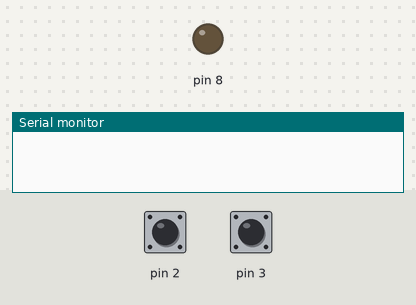
Bench run of a sketch on a simulated Arduino Uno, built with avr-gcc and run on an emulated ATmega328P. On the bench: output pins drawn as LEDs (lit = HIGH), the last lines printed to the serial monitor. Inputs (shaded band) come from the test bench; at power-on: pin 2 HIGH, pin 3 HIGH.

Above: at 1.2 s.
1.3 s: pin 2 pulled LOW for 0.15 s
At 2.4 s:
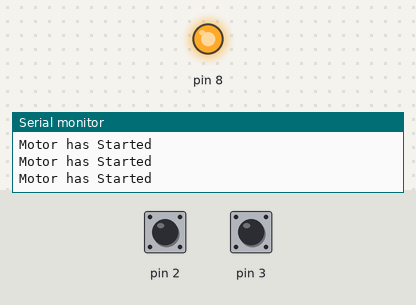
2.9 s: pin 3 pulled LOW for 0.15 s
At 3.7 s:
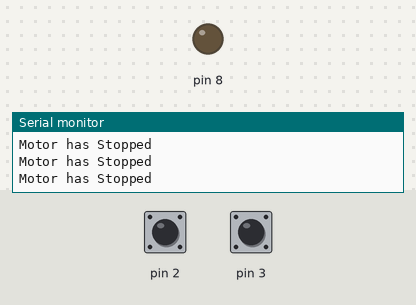
4.5 s: pin 2 pulled LOW for 1 s
At 4.9 s:
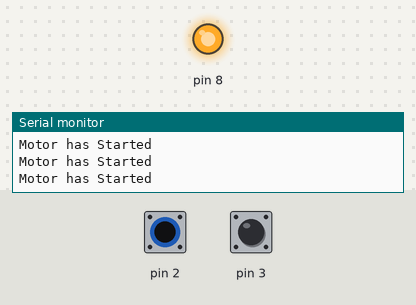
7.0 s: pin 3 pulled LOW for 1 s
At 8.0 s:
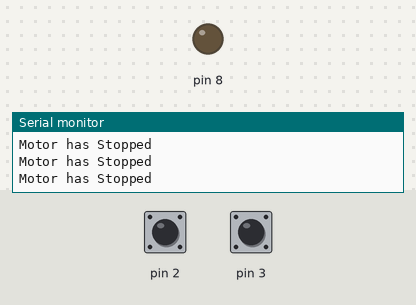
9.5 s: pin 2 driven LOW and pin 3 driven LOW
At 9.9 s:
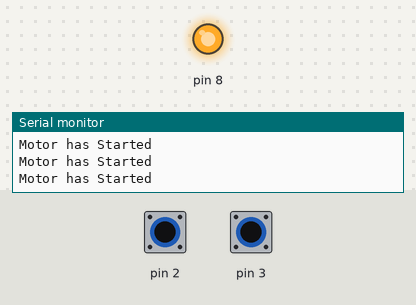
12.5 s: pin 2 driven HIGH
At 13.4 s:
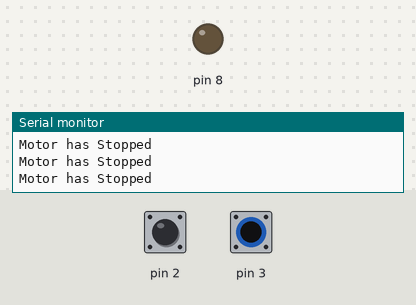
Timing chart, 0 to 15.5 s (numbered marks = the images above; inputs shaded):
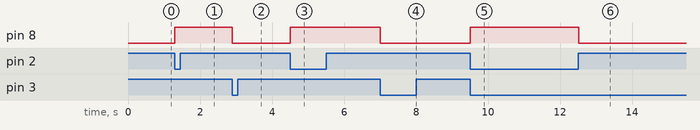

Measured:
- after the input at 1.3 s, pin 8: LOW → HIGH at once
- after the input at 2.9 s, pin 8: HIGH → LOW at once
- after the input at 4.5 s, pin 8: LOW → HIGH at once
- after the input at 7.0 s, pin 8: HIGH → LOW at once
- after the input at 9.5 s, pin 8: LOW → HIGH at once
- after the input at 12.5 s, pin 8: HIGH → LOW at once

The sketch:

neat_wluff_migelo1.ino
```cpp
// C++ code
//
void setup()
{
  pinMode(2, INPUT_PULLUP);
  pinMode(3, INPUT_PULLUP);
  pinMode(8, OUTPUT);
  Serial.begin(9600);
}

void loop()
{
  if (digitalRead(2) == LOW){
    digitalWrite(8,HIGH);
    Serial.println("Motor has Started");

  }
  else if (digitalRead(3) == LOW){
    digitalWrite(8,LOW);
    Serial.println("Motor has Stopped");
  }
}
```
